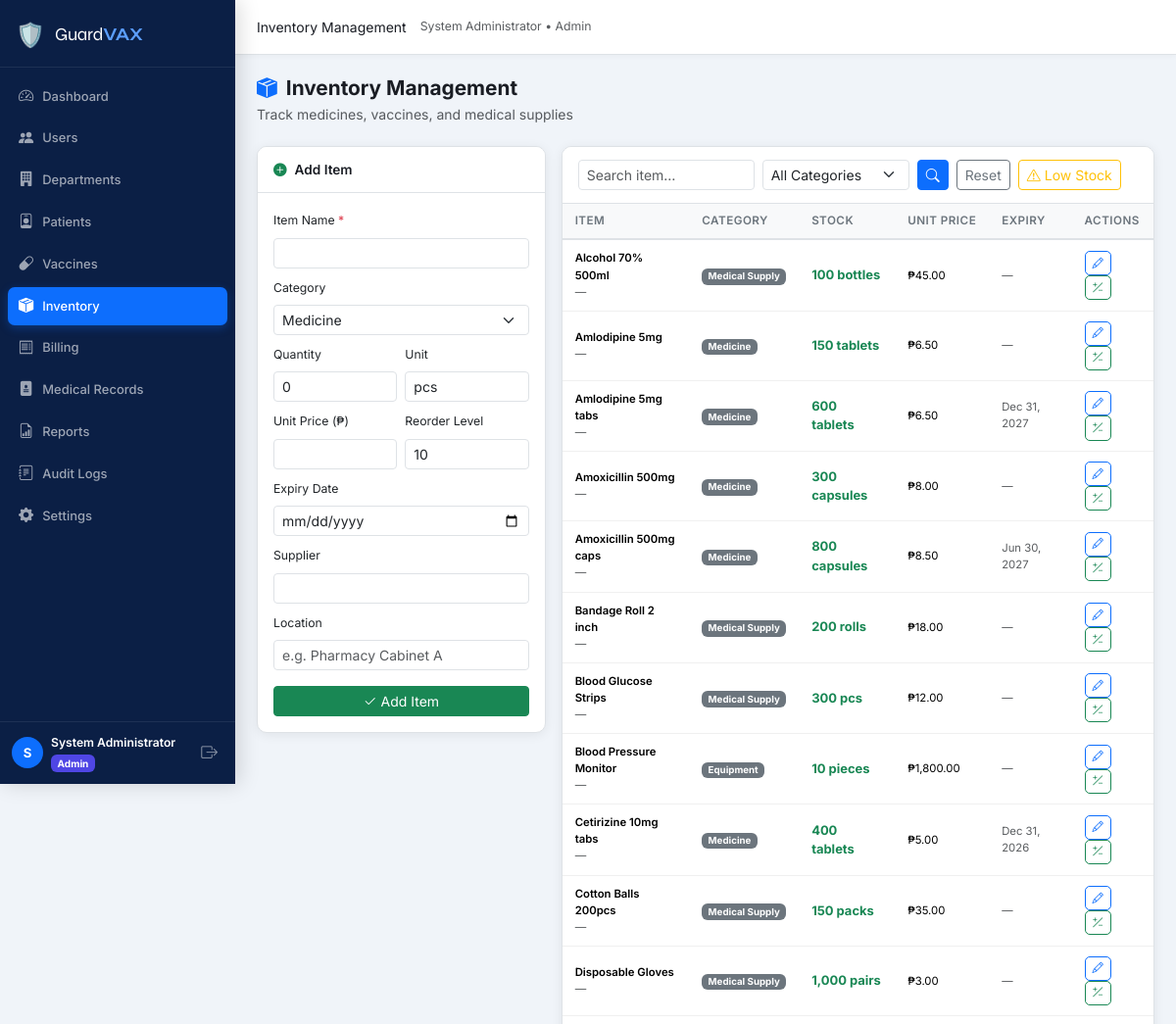
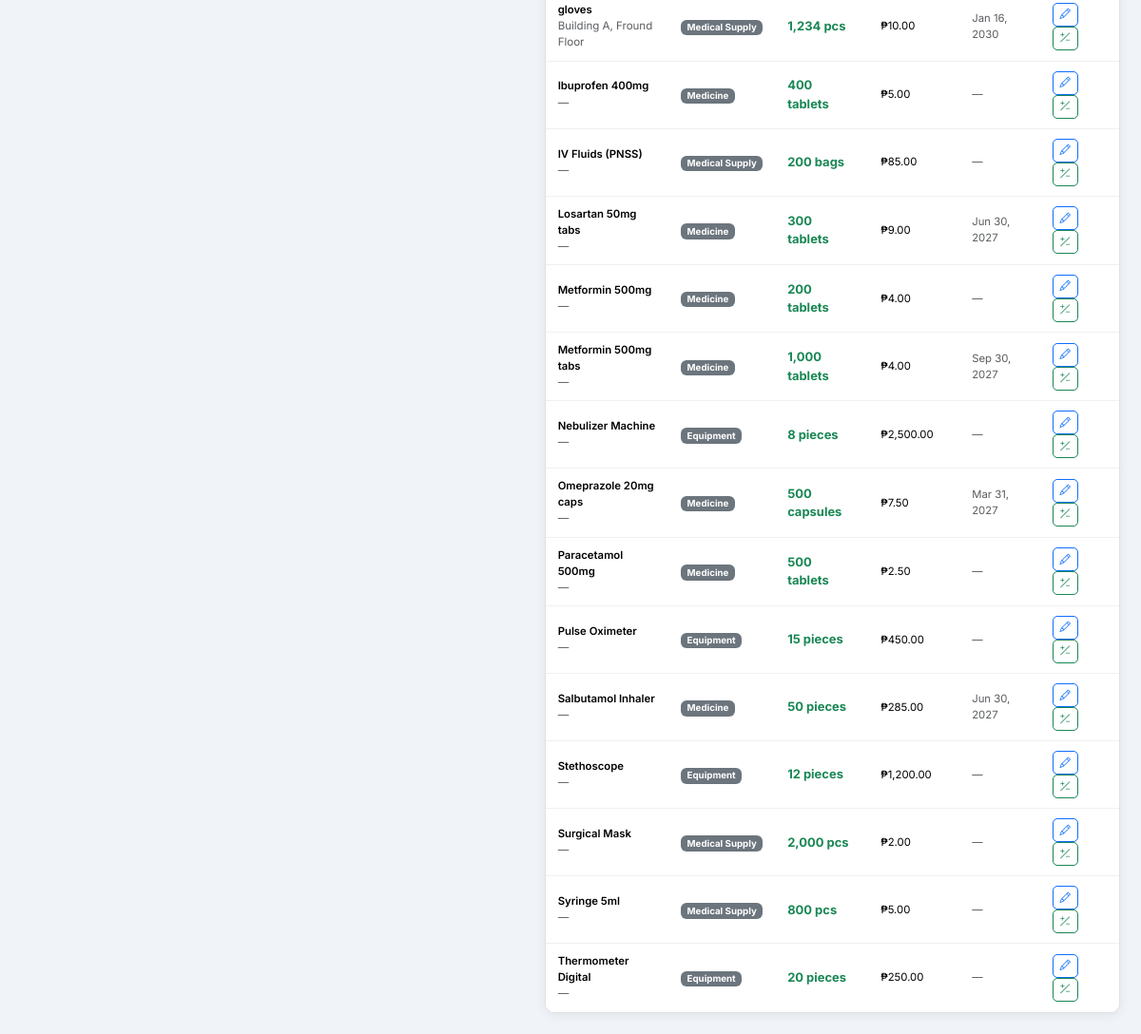
The page /admin/inventory.php (signed in) on the database its author committed (2 pictures, top to bottom).
### tables this page shows
CREATE TABLE `users` (
  `id` int(10) UNSIGNED NOT NULL,
  `name` varchar(150) NOT NULL,
  `email` varchar(150) NOT NULL,
  `password` varchar(255) NOT NULL,
  `role_id` int(10) UNSIGNED NOT NULL,
  `department_id` int(10) UNSIGNED DEFAULT NULL,
  `status` enum('active','inactive','pending') NOT NULL DEFAULT 'pending',
  `email_verified` tinyint(1) NOT NULL DEFAULT 0,
  `created_at` datetime NOT NULL DEFAULT current_timestamp(),
  `updated_at` datetime NOT NULL DEFAULT current_timestamp() ON UPDATE current_timestamp()
);

CREATE TABLE `roles` (
  `id` int(10) UNSIGNED NOT NULL,
  `name` varchar(50) NOT NULL,
  `label` varchar(100) NOT NULL
);

CREATE TABLE `inventory` (
  `id` int(10) UNSIGNED NOT NULL,
  `item_name` varchar(200) NOT NULL,
  `category` enum('Medicine','Vaccine','Medical Supply','Equipment','Other') NOT NULL DEFAULT 'Medicine',
  `description` text DEFAULT NULL,
  `quantity` int(11) NOT NULL DEFAULT 0,
  `unit` varchar(50) NOT NULL DEFAULT 'pcs',
  `unit_price` decimal(10,2) DEFAULT NULL,
  `reorder_level` int(11) NOT NULL DEFAULT 10,
  `expiry_date` date DEFAULT NULL,
  `supplier` varchar(200) DEFAULT NULL,
  `location` varchar(100) DEFAULT NULL,
  `is_active` tinyint(1) NOT NULL DEFAULT 1,
  `created_at` datetime NOT NULL DEFAULT current_timestamp(),
  `updated_at` datetime NOT NULL DEFAULT current_timestamp() ON UPDATE current_timestamp()
);

### config/db.php (called while the page is built, shortened)
<?php
function db(): PDO {
    static $pdo = null;
    if ($pdo === null) {
        $dsn = sprintf(
            'mysql:host=%s;port=%s;dbname=%s;charset=%s',
            DB_HOST, DB_PORT, DB_NAME, DB_CHARSET
        );
        $options = [
            PDO::ATTR_ERRMODE            => PDO::ERRMODE_EXCEPTION,
            PDO::ATTR_DEFAULT_FETCH_MODE => PDO::FETCH_ASSOC,
            PDO::ATTR_EMULATE_PREPARES   => false,
        ];
        try {
            $pdo = new PDO($dsn, DB_USER, DB_PASS, $options);
            $offset = (new DateTime())->format('P');
            $pdo->exec("SET time_zone='{$offset}'");
        } catch (PDOException $e) {
            die('<div style="padding:2rem;color:red;font-family:monospace">
                <strong>Database Connection Error:</strong> ' . htmlspecialchars($e->getMessage()) . '
            </div>');
        }
    }
    return $pdo;
}

### includes/functions.php (called while the page is built, shortened)
<?php
require_once __DIR__ . '/../config/db.php';
function isLoggedIn(): bool
{
    return isset($_SESSION['user_id']) && !empty($_SESSION['user_id']);
}
function getCurrentUser(): ?array
{
    $stmt = db()->prepare('SELECT u.*, r.name AS role_name FROM users u JOIN roles r ON r.id = u.role_id WHERE u.id = ?');
    $stmt->execute([$_SESSION['user_id']]);
    return $stmt->fetch() ?: null;
}
function sanitize(string $value): string
{
    return htmlspecialchars(trim($value), ENT_QUOTES, 'UTF-8');
}
function formatDate(string $date, string $format = 'M d, Y'): string
{
    return $date ? date($format, strtotime($date)) : 'N/A';
}

### includes/auth.php (called while the page is built, shortened)
<?php
require_once __DIR__ . '/functions.php';
function guard(string ...$allowedRoles): array
{
    $user = getCurrentUser();
    return $user;
}

### admin/inventory.php (the view, shortened to what this page needs)
<?php
require_once __DIR__ . '/../includes/auth.php';
require_once __DIR__ . '/../includes/layout.php';
$user   = guard('admin', 'nurse');
$search   = sanitize($_GET['q'] ?? '');
$where  = '1=1';
$params = [];
$items = db()->prepare("SELECT * FROM inventory WHERE {$where} ORDER BY item_name");
$items->execute($params);
$items = $items->fetchAll();
$categories    = ['Medicine','Vaccine','Medical Supply','Equipment','Other'];
$editItem = null;
?>
<?php renderHead('Inventory'); ?>
<?php renderNav($user); ?>
<?php renderPageHeader('Inventory Management', 'Track medicines, vaccines, and medical supplies', 'box-seam-fill'); ?>
<div class="row g-3">
  <div class="col-lg-4">
    <div class="card card-gvx">
      <div class="card-header-gvx"><i class="bi bi-<?= $editItem ? 'pencil-fill text-primary' : 'plus-circle-fill text-success' ?> me-2"></i><?= $editItem ? 'Edit Item' : 'Add Item' ?></div>
      <div class="card-body">
        <form method="POST" novalidate>
          <div class="mb-2"><label class="form-label small">Item Name <span class="text-danger">*</span></label><input type="text" name="item_name" class="form-control form-control-sm" value="<?= sanitize($editItem['item_name'] ?? '') ?>" required></div>
          <div class="mb-2"><label class="form-label small">Category</label>
            <select name="category" class="form-select form-select-sm">
              <?php foreach ($categories as $c): ?><option value="<?= $c ?>" <?= ($editItem['category'] ?? '') === $c ? 'selected' : '' ?>><?= $c ?></option><?php endforeach; ?>
            </select>
          </div>
          <div class="row g-2 mb-2">
            <div class="col-6"><label class="form-label small">Quantity</label><input type="number" name="quantity" class="form-control form-control-sm" value="<?= (int)($editItem['quantity'] ?? 0) ?>" min="0"></div>
            <div class="col-6"><label class="form-label small">Unit</label><input type="text" name="unit" class="form-control form-control-sm" value="<?= sanitize($editItem['unit'] ?? 'pcs') ?>"></div>
          </div>
          <div class="row g-2 mb-2">
            <div class="col-6"><label class="form-label small">Unit Price (₱)</label><input type="number" name="unit_price" class="form-control form-control-sm" step="0.01" value="<?= $editItem['unit_price'] ?? '' ?>"></div>
            <div class="col-6"><label class="form-label small">Reorder Level</label><input type="number" name="reorder_level" class="form-control form-control-sm" value="<?= (int)($editItem['reorder_level'] ?? 10) ?>"></div>
          </div>
          <div class="mb-2"><label class="form-label small">Expiry Date</label><input type="date" name="expiry_date" class="form-control form-control-sm" value="<?= $editItem['expiry_date'] ?? '' ?>"></div>
          <div class="mb-2"><label class="form-label small">Supplier</label><input type="text" name="supplier" class="form-control form-control-sm" value="<?= sanitize($editItem['supplier'] ?? '') ?>"></div>
          <div class="mb-3"><label class="form-label small">Location</label><input type="text" name="location" class="form-control form-control-sm" value="<?= sanitize($editItem['location'] ?? '') ?>" placeholder="e.g. Pharmacy Cabinet A"></div>
          <div class="d-flex gap-2">
            <button type="submit" class="btn btn-<?= $editItem ? 'primary' : 'success' ?> btn-sm flex-grow-1"><i class="bi bi-check2 me-1"></i><?= $editItem ? 'Update' : 'Add Item' ?></button>
          </div>
        </form>
      </div>
    </div>
  </div>
  <div class="col-lg-8">
    <div class="card card-gvx">
      <div class="card-header-gvx">
        <form class="d-flex flex-wrap gap-2" method="GET">
          <input type="text" name="q" class="form-control form-control-sm" placeholder="Search item…" value="<?= sanitize($search) ?>" style="max-width:180px">
          <select name="category" class="form-select form-select-sm" style="max-width:150px">
            <option value="">All Categories</option>
          </select>
          <button type="submit" class="btn btn-sm btn-primary"><i class="bi bi-search"></i></button>
          <a href="<?= SITE_URL ?>/admin/inventory.php" class="btn btn-sm btn-outline-secondary">Reset</a>
          <a href="?low=1" class="btn btn-sm btn-outline-warning"><i class="bi bi-exclamation-triangle me-1"></i>Low Stock</a>
        </form>
      </div>
      <div class="table-responsive">
        <table class="table table-gvx mb-0">
          <thead><tr><th>Item</th><th>Category</th><th>Stock</th><th>Unit Price</th><th>Expiry</th><th>Actions</th></tr></thead>
          <tbody>
            <?php foreach ($items as $item): ?>
            <?php $isLow = $item['quantity'] <= $item['reorder_level']; ?>
            <tr class="<?= $isLow ? 'table-warning' : '' ?>">
              <td>
                <div class="fw-semibold small"><?= sanitize($item['item_name']) ?></div>
                <div class="text-muted" style="font-size:.72rem"><?= sanitize($item['location'] ?: '—') ?></div>
              </td>
              <td><span class="badge bg-secondary"><?= sanitize($item['category']) ?></span></td>
              <td>
                <span class="fw-bold <?= $isLow ? 'text-danger' : 'text-success' ?>">
                  <?= number_format($item['quantity']) ?> <?= sanitize($item['unit']) ?>
                </span>
              </td>
              <td class="small"><?= $item['unit_price'] ? '₱' . number_format($item['unit_price'], 2) : '—' ?></td>
              <td class="small <?= $item['expiry_date'] && strtotime($item['expiry_date']) < time() ? 'text-danger fw-bold' : 'text-muted' ?>">
                <?= $item['expiry_date'] ? formatDate($item['expiry_date']) : '—' ?>
              </td>
              <td>
                <a href="?edit=<?= $item['id'] ?>" class="btn btn-xs btn-outline-primary"><i class="bi bi-pencil"></i></a>
                <button class="btn btn-xs btn-outline-success" data-bs-toggle="modal" data-bs-target="#adjustModal<?= $item['id'] ?>">
                  <i class="bi bi-plus-slash-minus"></i>
                </button>
              </td>
            </tr>
            <?php endforeach; ?>
          </tbody>
        </table>
      </div>
    </div>
  </div>
</div>
<?php renderFooter(); ?>

### includes/layout.php (shortened to what this page needs)
<?php
function renderHead(string $title, array $extraCss = []): void
{
    $siteName = SITE_NAME;
    $siteUrl  = SITE_URL;
    echo <<<HTML
<!DOCTYPE html>
<html lang="en">
<head>
  <meta charset="UTF-8">
  <meta name="viewport" content="width=device-width, initial-scale=1.0">
  <title>{$title} — {$siteName}</title>
  <link rel="stylesheet" href="https://cdn.jsdelivr.net/npm/bootstrap@5.3.2/dist/css/bootstrap.min.css">
  <link rel="stylesheet" href="https://cdn.jsdelivr.net/npm/bootstrap-icons@1.11.3/font/bootstrap-icons.min.css">
  <link rel="preconnect" href="https://fonts.googleapis.com">
  <link href="https://fonts.googleapis.com/css2?family=Inter:wght@300;400;500;600;700&family=Syne:wght@700;800&display=swap" rel="stylesheet">
  <link rel="stylesheet" href="{$siteUrl}/assets/css/style.css">
HTML;
    echo "</head>\n<body>\n";
}
function renderNav(array $user): void
{
    $role    = $user['role_name'];
    $name    = htmlspecialchars($user['name']);
    $roleLabel = ucfirst($role);
    $siteUrl = SITE_URL;
    $current = $_SERVER['REQUEST_URI'];
    $links = '';
    foreach ($navLinks as $link) {
        $active = str_contains($current, $link['href']) ? 'active' : '';
        $links .= <<<HTML
        <li class="nav-item">
          <a class="nav-link {$active}" href="{$siteUrl}{$link['href']}">
            <i class="bi bi-{$link['icon']}"></i>
            <span>{$link['label']}</span>
          </a>
        </li>
HTML;
    }
    echo <<<HTML
<div class="gvx-wrapper">
<aside class="gvx-sidebar" id="gvxSidebar">
  <div class="sidebar-brand">
    <span class="brand-icon">🛡️</span>
    <span class="brand-name">Guard<strong>VAX</strong></span>
  </div>
  <nav class="sidebar-nav">
    <ul class="nav flex-column">
      {$links}
    </ul>
  </nav>
  <div class="sidebar-footer">
    <div class="user-pill">
      <div class="user-avatar">{$name[0]}</div>
      <div class="user-info">
        <div class="user-name">{$name}</div>
        <div class="user-role badge bg-role-{$role}">{$roleLabel}</div>
      </div>
    </div>
    <a href="{$siteUrl}/auth/logout.php" class="btn-logout" title="Logout">
      <i class="bi bi-box-arrow-right"></i>
    </a>
  </div>
</aside>
<main class="gvx-main">
  <header class="gvx-topbar">
    <button class="sidebar-toggle d-lg-none" onclick="document.getElementById('gvxSidebar').classList.toggle('show')">
      <i class="bi bi-list"></i>
    </button>
    <div class="topbar-title" id="pageTitle"></div>
    <div class="topbar-actions">
      <span class="text-muted small d-none d-md-block">{$name} &bull; {$roleLabel}</span>
    </div>
  </header>
  <div class="gvx-content">
HTML;
}
function renderFooter(): void
{
    $siteUrl = SITE_URL;
    echo <<<HTML
  </div>
</main>
</div>
<script src="https://cdn.jsdelivr.net/npm/bootstrap@5.3.2/dist/js/bootstrap.bundle.min.js"></script>
<script src="https://cdn.jsdelivr.net/npm/chart.js@4.4.0/dist/chart.umd.min.js"></script>
<script src="https://cdn.jsdelivr.net/npm/sweetalert2@11"></script>
<script src="{$siteUrl}/assets/js/main.js"></script>
</body>
</html>
HTML;
}
function renderPageHeader(string $title, string $subtitle = '', string $icon = 'clipboard2-pulse'): void
{
    echo <<<HTML
    <div class="page-header">
      <div>
        <h1 class="page-title"><i class="bi bi-{$icon}"></i> {$title}</h1>
        <p class="page-subtitle text-muted mb-0">{$subtitle}</p>
      </div>
    </div>
HTML;
}

### rows shown on the page
users: name "S", name "System Administrator", role.name "Admin"
inventory: item_name "Alcohol 70% 500ml", location "—", category "Medical Supply", quantity "100", unit "bottles", unit_price "45.00"
inventory: item_name "Amlodipine 5mg", location "—", category "Medicine", quantity "150", unit "tablets", unit_price "6.50"
inventory: item_name "Amlodipine 5mg tabs", location "—", category "Medicine", quantity "600", unit "tablets", unit_price "6.50", expiry_date "Dec 31, 2027"
inventory: item_name "Amoxicillin 500mg", location "—", category "Medicine", quantity "300", unit "capsules", unit_price "8.00"
inventory: item_name "Amoxicillin 500mg caps", location "—", category "Medicine", quantity "800", unit "capsules", unit_price "8.50", expiry_date "Jun 30, 2027"
inventory: item_name "Bandage Roll 2 inch", location "—", category "Medical Supply", quantity "200", unit "rolls", unit_price "18.00"
inventory: item_name "Blood Glucose Strips", location "—", category "Medical Supply", quantity "300", unit "pcs", unit_price "12.00"
inventory: item_name "Blood Pressure Monitor", location "—", category "Equipment", quantity "10", unit "pieces", unit_price "1,800.00"
inventory: item_name "Cetirizine 10mg tabs", location "—", category "Medicine", quantity "400", unit "tablets", unit_price "5.00", expiry_date "Dec 31, 2026"
inventory: item_name "Cotton Balls 200pcs", location "—", category "Medical Supply", quantity "150", unit "packs", unit_price "35.00"
inventory: item_name "Disposable Gloves", location "—", category "Medical Supply", quantity "1,000", unit "pairs", unit_price "3.00"
inventory: item_name "gloves", location "Building A, Fround Floor", category "Medical Supply", quantity "1,234", unit "pcs", unit_price "10.00", expiry_date "Jan 16, 2030"
inventory: item_name "Ibuprofen 400mg", location "—", category "Medicine", quantity "400", unit "tablets", unit_price "5.00"
inventory: item_name "IV Fluids (PNSS)", location "—", category "Medical Supply", quantity "200", unit "bags", unit_price "85.00"
inventory: item_name "Losartan 50mg tabs", location "—", category "Medicine", quantity "300", unit "tablets", unit_price "9.00", expiry_date "Jun 30, 2027"
inventory: item_name "Metformin 500mg", location "—", category "Medicine", quantity "200", unit "tablets", unit_price "4.00"
inventory: item_name "Metformin 500mg tabs", location "—", category "Medicine", quantity "1,000", unit "tablets", unit_price "4.00", expiry_date "Sep 30, 2027"
inventory: item_name "Nebulizer Machine", location "—", category "Equipment", quantity "8", unit "pieces", unit_price "2,500.00"
inventory: item_name "Omeprazole 20mg caps", location "—", category "Medicine", quantity "500", unit "capsules", unit_price "7.50", expiry_date "Mar 31, 2027"
inventory: item_name "Paracetamol 500mg", location "—", category "Medicine", quantity "500", unit "tablets", unit_price "2.50"
inventory: item_name "Pulse Oximeter", location "—", category "Equipment", quantity "15", unit "pieces", unit_price "450.00"
inventory: item_name "Salbutamol Inhaler", location "—", category "Medicine", quantity "50", unit "pieces", unit_price "285.00", expiry_date "Jun 30, 2027"
inventory: item_name "Stethoscope", location "—", category "Equipment", quantity "12", unit "pieces", unit_price "1,200.00"
inventory: item_name "Surgical Mask", location "—", category "Medical Supply", quantity "2,000", unit "pcs", unit_price "2.00"
inventory: item_name "Syringe 5ml", location "—", category "Medical Supply", quantity "800", unit "pcs", unit_price "5.00"
inventory: item_name "Thermometer Digital", location "—", category "Equipment", quantity "20", unit "pieces", unit_price "250.00"

### other values the page prints
$link['label'] "Dashboard"
$link['label'] "Users"
$link['label'] "Departments"
$link['label'] "Patients"
$link['label'] "Vaccines"
$link['label'] "Inventory"
$link['label'] "Billing"
$link['label'] "Medical Records"
$link['label'] "Reports"
$link['label'] "Audit Logs"
$link['label'] "Settings"
$title "Inventory Management"
$subtitle "Track medicines, vaccines, and medical supplies"
form field category "Medicine"
